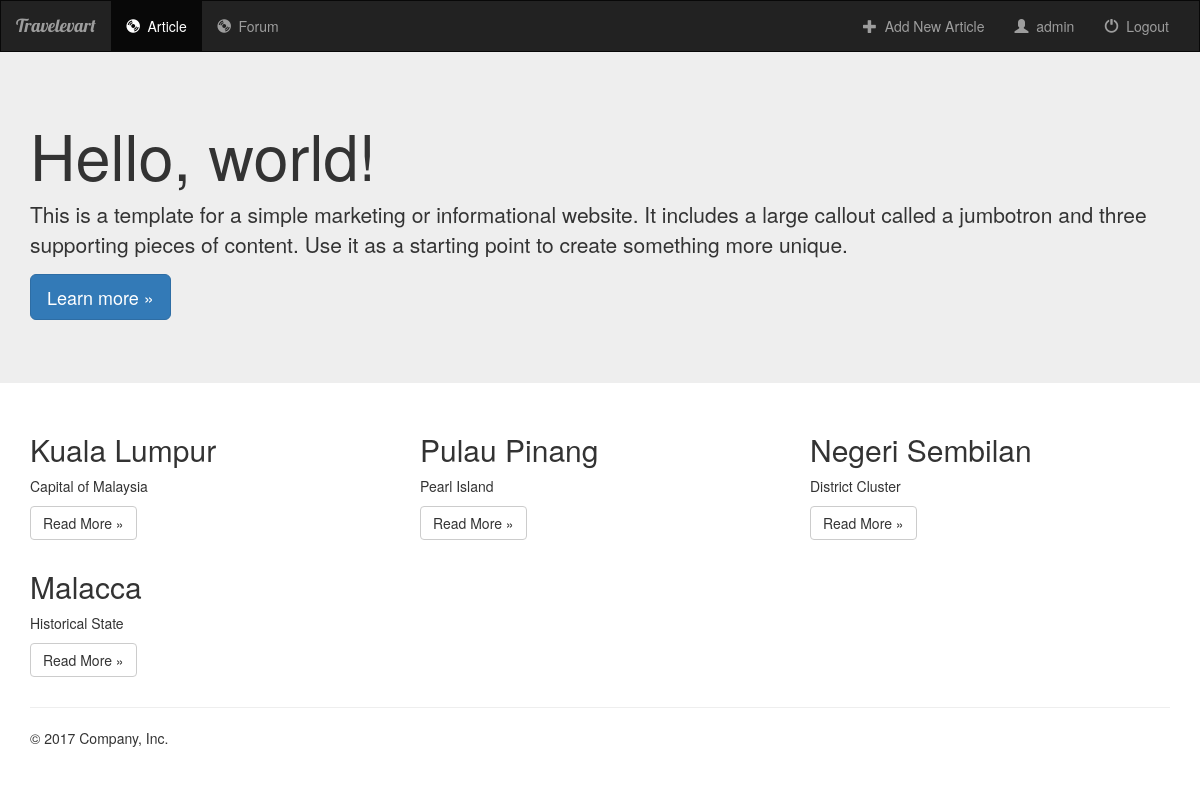
The app's page / (signed in) with its own data.
### article/models.py (models this page shows, shortened)
class Article(models.Model):
    article_title = models.CharField(max_length = 250)
    description = models.CharField(max_length = 250)
    author = models.CharField(max_length = 250)
    content = models.TextField()
    date_published = models.TimeField()

### article/views.py (the view)
# urls.py: url(r'^$', views.ArticleIndexView.as_view(), name = 'articleindex'),
class ArticleIndexView(generic.ListView):
	template_name = 'article/articleindex.html'
	context_object_name = 'all_article'
	def get_queryset(self):
		return Article.objects.all()

### article/templates/article/articleindex.html (shortened to what this page needs)
{% extends 'article/base.html' %}
{% block content %}
    <div class="jumbotron">
		<div class="container">
			<h1>Hello, world!</h1>
			<p>This is a template for a simple marketing or informational website. It includes a large callout called a jumbotron and three supporting pieces of content. Use it as a starting point to create something more unique.</p>
			<p><a class="btn btn-primary btn-lg" href="#" role="button">Learn more &raquo;</a></p>
		</div>
	</div>
	<div class="container">
		<div class="row">
		{% for article in all_article %}
			<div class="col-md-4">
				<h2>{{ article.article_title }}</h2>
				<p>{{ article.description }}</p>
				<p><a class="btn btn-default" href="{% url 'article:detail' article.id %}" role="button">Read More &raquo;</a></p>
			</div>
		{% endfor %}
		</div>
	</div>
{% endblock %}

### article/templates/article/base.html (shortened to what this page needs)
<!doctype html>
<html lang="en">
  <head>
    {% load staticfiles %}
    <link rel="stylesheet" href="https://maxcdn.bootstrapcdn.com/bootstrap/3.3.7/css/bootstrap.min.css">
    <link rel = "stylesheet" type = "text/css" href="{% static 'article/style.css' %}">
  </head>
  <body>
    <nav class="navbar navbar-inverse ">
      <div class="container-fluid">
        <div class="navbar-header">
          <a class="navbar-brand" href="{% url 'article:articleindex' %}">Travelevart</a>
        </div>
        <div class="collapse navbar-collapse" id="topNavBar">
          {% if user.is_authenticated %}
          <ul class="nav navbar-nav">
            <li class="active">
              <a href="{% url 'article:articleindex' %}">
                <span class="glyphicon glyphicon-cd" aria-hidden="true"></span>&nbsp;
                Article
              </a>
            </li>
            <li>
              <a href="{% url 'forum:forumindex' %}">
                <span class="glyphicon glyphicon-cd" aria-hidden="true"></span>&nbsp;
                Forum
              </a>
            </li>
          </ul>
          <ul class="nav navbar-nav navbar-right">
            <li class="">
              <a href="{% url 'addarticle:addarticle' %}">
                <span class="glyphicon glyphicon-plus" aria-hidden="true"></span>&nbsp;
                Add New Article
              </a>
            </li>
            <li class="">
              <a href="">
                <span class="glyphicon glyphicon-user" aria-hidden="true"></span>&nbsp;
                {{ request.user.username }}
              </a>
            </li>
            <li class="">
              <a href="/addarticle/logout">
                <span class="glyphicon glyphicon-off" aria-hidden="true"></span>&nbsp;
                Logout
              </a>
            </li>
          </ul>
          {% endif %}
        </div>
      </div>
    </nav>
    {% block content %}
    {% endblock %}
    <div class="container">
    <hr>
    <footer>
      <p>&copy; {% now "Y" %} Company, Inc.</p>
    </footer>
    </div>
  </body>
</html>

### article/static/article/style.css (style rules this page uses)
.navbar { border-radius: 0; margin-bottom: 0px; }
.navbar-brand { font-family: 'Lobster', cursive; }

### records on screen
Article: article_title "Kuala Lumpur", description "Capital of Malaysia"
Article: article_title "Pulau Pinang", description "Pearl Island"
Article: article_title "Negeri Sembilan", description "District Cluster"
Article: article_title "Malacca", description "Historical State"

### other values on screen
{{ request.user.username }} "admin"
